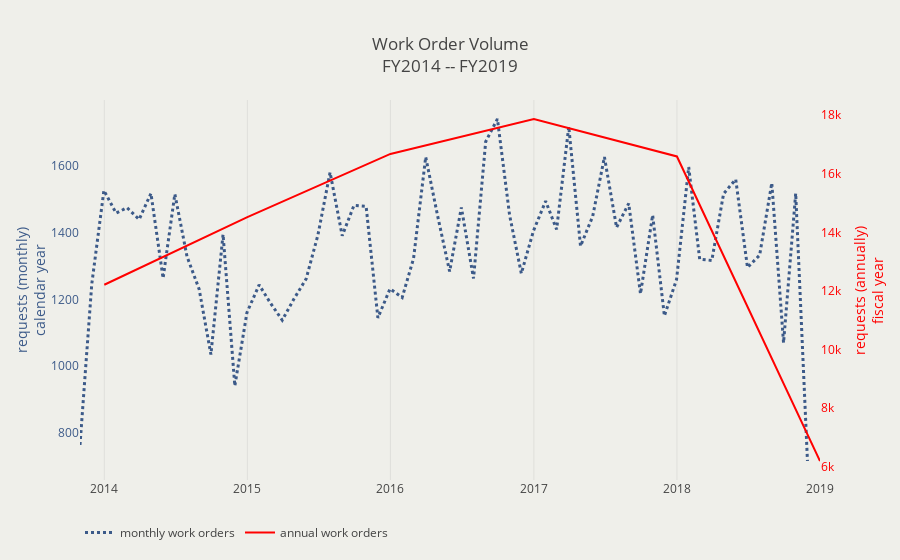

This figure's notebook cell:
### Code cell
# plot monthly
trace1 = go.Scatter(
    x = [quarter for quarter in df.resample('M')['wo_id'].count().index],
    y = [value for value in df.resample('M')['wo_id'].count()],
    mode = 'lines',
    name = 'monthly work orders',
    line = {'color': '#3c5a89',
           'width': 3,
           'dash': 'dot'}
                    )
trace2 = go.Scatter(
    x = [year for year in work_order_volume.keys()],
    y = [value for value in work_order_volume.values()],
    mode = 'lines',
    name = 'annual work orders',
    line = {'color': 'red',
           'width': 2},
    yaxis = 'y2')
    
layout = go.Layout(
        hovermode = 'closest',
        legend = dict(orientation = 'h'),
        title ='Work Order Volume<br>FY{} -- FY{}'.format(min(df['fiscal_year_requested']),
                                                          max(df['fiscal_year_requested'])),
        yaxis = dict(title='requests (monthly)<br>calendar year',
                   showgrid = False,
                   titlefont = dict(color = '#3c5a89'),
                   tickfont = dict(color = '#3c5a89')),
    
        yaxis2=dict(title='requests (annually)<br>fiscal year',
                    showgrid = False,
                    titlefont=dict(color='red'),
                    tickfont=dict(color='red'),
                    overlaying='y',
                    side='right'
                    ),
        plot_bgcolor = '#efefea',
        paper_bgcolor = '#efefea'
    )
fig = dict(data=[trace1, trace2], layout=layout)
pyo.iplot(fig)

### Figure 1 — Plotly figure (JSON) as saved in the notebook; plotly's stock layout.template omitted (floating-point values rounded to 4 significant figures)
{"data": [{"line": {"color": "#3c5a89", "dash": "dot", "width": 3}, "mode": "lines", "name": "monthly work orders", "type": "scatter", "uid": "5ee20dd0-5702-4336-a01f-fdf58ffed58b", "x": ["2013-10-31", "2013-11-30", "2013-12-31", "2014-01-31", "2014-02-28", "2014-03-31", "2014-04-30", "2014-05-31", "2014-06-30", "2014-07-31", "2014-08-31", "2014-09-30", "2014-10-31", "2014-11-30", "2014-12-31", "2015-01-31", "2015-02-28", "2015-03-31", "2015-04-30", "2015-05-31", "2015-06-30", "2015-07-31", "2015-08-31", "2015-09-30", "2015-10-31", "2015-11-30", "2015-12-31", "2016-01-31", "2016-02-29", "2016-03-31", "2016-04-30", "2016-05-31", "2016-06-30", "2016-07-31", "2016-08-31", "2016-09-30", "2016-10-31", "2016-11-30", "2016-12-31", "2017-01-31", "2017-02-28", "2017-03-31", "2017-04-30", "2017-05-31", "2017-06-30", "2017-07-31", "2017-08-31", "2017-09-30", "2017-10-31", "2017-11-30", "2017-12-31", "2018-01-31", "2018-02-28", "2018-03-31", "2018-04-30", "2018-05-31", "2018-06-30", "2018-07-31", "2018-08-31", "2018-09-30", "2018-10-31", "2018-11-30"], "y": [764, 1246, 1527, 1459, 1475, 1440, 1518, 1264, 1516, 1329, 1231, 1035, 1395, 941, 1161, 1244, 1191, 1138, 1202, 1262, 1393, 1581, 1391, 1482, 1479, 1145, 1232, 1206, 1323, 1627, 1453, 1284, 1476, 1263, 1673, 1741, 1453, 1278, 1406, 1495, 1410, 1718, 1360, 1449, 1627, 1416, 1488, 1217, 1453, 1151, 1260, 1597, 1321, 1317, 1517, 1560, 1296, 1333, 1549, 1070, 1518, 716]}, {"line": {"color": "red", "width": 2}, "mode": "lines", "name": "annual work orders", "type": "scatter", "uid": "51a579fa-e3a6-421c-8052-b2634cc0e9c0", "x": [2014, 2015, 2016, 2017, 2018, 2019], "y": [12209, 14522, 16679, 17873, 16593, 6186], "yaxis": "y2"}], "layout": {"hovermode": "closest", "legend": {"orientation": "h"}, "paper_bgcolor": "#efefea", "plot_bgcolor": "#efefea", "title": "Work Order Volume<br>FY2014 -- FY2019", "yaxis": {"showgrid": false, "tickfont": {"color": "#3c5a89"}, "title": "requests (monthly)<br>calendar year", "titlefont": {"color": "#3c5a89"}}, "yaxis2": {"overlaying": "y", "showgrid": false, "side": "right", "tickfont": {"color": "red"}, "title": "requests (annually)<br>fiscal year", "titlefont": {"color": "red"}}}}
